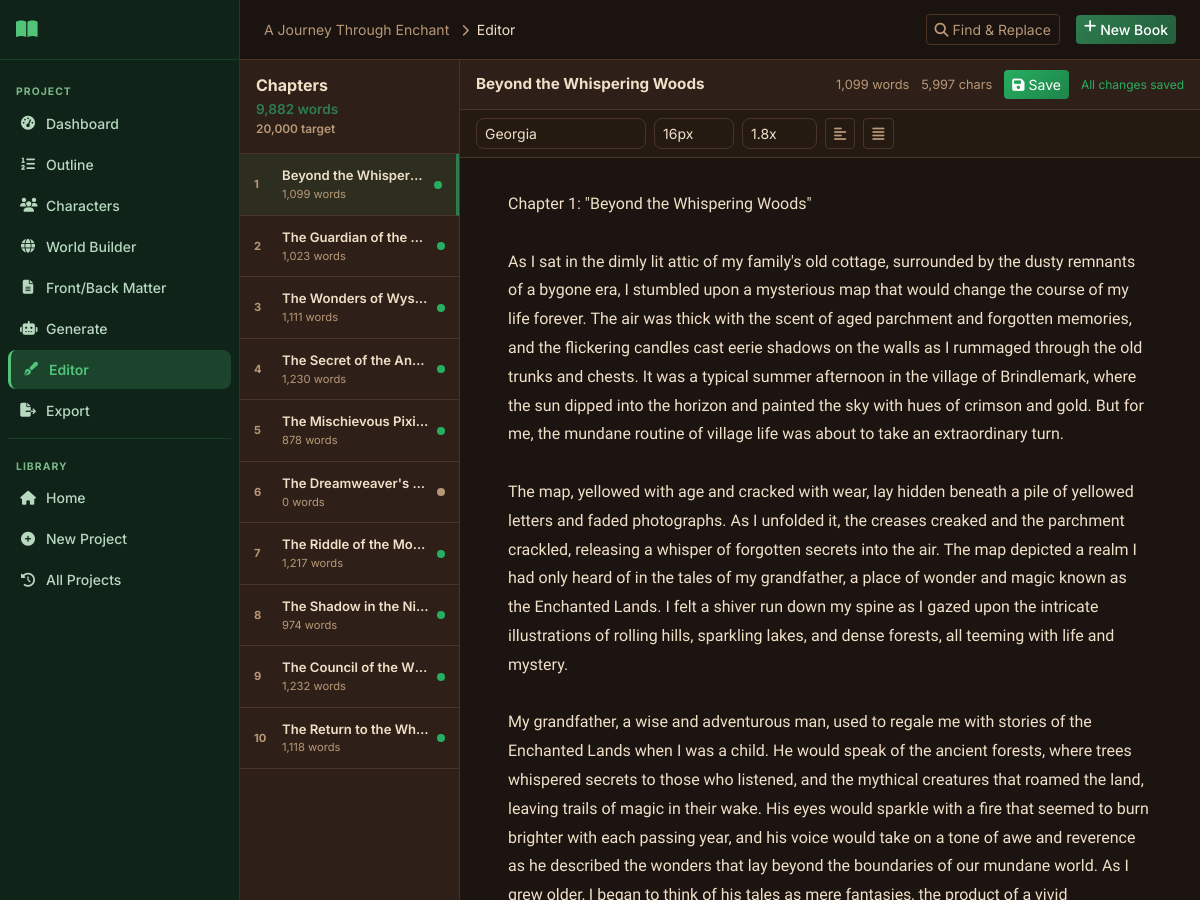
The page /project/10/editor (upper part) on the database as committed earlier.
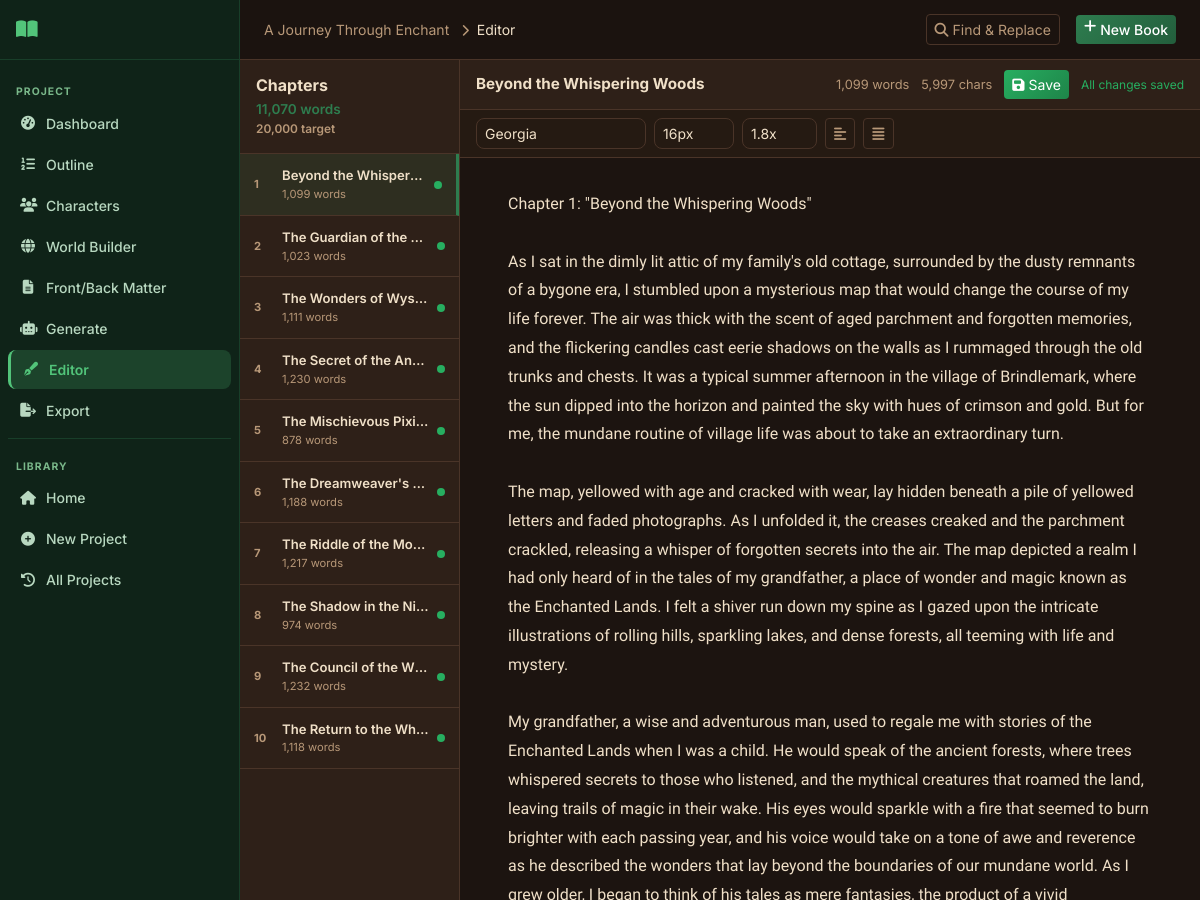
The same page on the database as committed later.
### tables this page shows
CREATE TABLE chapters (
    id INTEGER PRIMARY KEY AUTOINCREMENT,
    project_id INTEGER NOT NULL,
    chapter_number INTEGER NOT NULL,
    chapter_title TEXT DEFAULT '',
    content TEXT DEFAULT '',
    word_count INTEGER DEFAULT 0,
    summary TEXT DEFAULT '',
    status TEXT DEFAULT 'pending',
    important_events TEXT DEFAULT '',
    characters_introduced TEXT DEFAULT '',
    character_changes TEXT DEFAULT '',
    locations TEXT DEFAULT '',
    timeline_updates TEXT DEFAULT '',
    unresolved_plot_points TEXT DEFAULT '',
    created_at TIMESTAMP DEFAULT CURRENT_TIMESTAMP,
    updated_at TIMESTAMP DEFAULT CURRENT_TIMESTAMP,
    FOREIGN KEY (project_id) REFERENCES projects(id) ON DELETE CASCADE
);

### routes/editor.py (the view)
@bp.route('/project/<int:project_id>/editor')
def editor_page(project_id):
    db = get_db()
    project = db.execute('SELECT * FROM projects WHERE id = ?', (project_id,)).fetchone()
    if not project:
        return redirect(url_for('main.history'))
    chapters = db.execute(
        'SELECT * FROM chapters WHERE project_id = ? ORDER BY chapter_number', (project_id,)
    ).fetchall()
    total_words = sum(c['word_count'] for c in chapters)
    target_words = project['num_chapters'] * project['words_per_chapter']
    return render_template('editor.html', project=project, chapters=chapters,
                           total_words=total_words, target_words=target_words)

### database/__init__.py (called while the page is built)
def get_db():
    if 'db' not in g:
        db_path = current_app.config['DATABASE']
        os.makedirs(os.path.dirname(db_path), exist_ok=True)
        g.db = sqlite3.connect(db_path)
        g.db.row_factory = sqlite3.Row
        g.db.execute('PRAGMA foreign_keys = ON')
        g.db.execute('PRAGMA journal_mode = WAL')
    return g.db

### utils/helpers.py (called while the page is built)
def get_setting(db, key, default=''):
    row = db.execute('SELECT value FROM settings WHERE key = ?', (key,)).fetchone()
    return row['value'] if row else default

### templates/editor.html (shortened to what this page needs)
{% extends "base.html" %}
{% block breadcrumb %}
<a href="{{ url_for('projects.project_detail', project_id=project.id) }}" class="text-muted text-decoration-none">{{ project.title[:25] }}</a>
<i class="fas fa-chevron-right mx-2 text-muted small"></i>Editor
{% endblock %}
{% block topnav_actions %}
<button class="btn btn-outline-secondary btn-sm me-2" data-bs-toggle="modal" data-bs-target="#searchModal">
  <i class="fas fa-search me-1"></i>Find &amp; Replace
</button>
{% endblock %}
{% block content %}
<div class="editor-layout">
  <div class="editor-sidebar" id="editorSidebar">
    <div class="editor-sidebar-header">
      <h6>Chapters</h6>
      <div class="editor-wordcount">
        <span id="totalWordCount">{{ '{:,}'.format(total_words) }}</span> words
        <small class="text-muted d-block">{{ '{:,}'.format(target_words) }} target</small>
      </div>
    </div>
    <div class="editor-chapter-list">
      {% if chapters %}
      {% for ch in chapters %}
      <button class="editor-chapter-btn {% if loop.first %}active{% endif %}"
              data-chapter-id="{{ ch.id }}"
              data-chapter-num="{{ ch.chapter_number }}"
              data-chapter-title="{{ ch.chapter_title | e }}"
              id="chbtn-{{ ch.id }}">
        <div class="ec-num">{{ ch.chapter_number }}</div>
        <div class="ec-info">
          <div class="ec-title">{{ ch.chapter_title[:25] }}{% if ch.chapter_title|length > 25 %}…{% endif %}</div>
          <div class="ec-words">{{ '{:,}'.format(ch.word_count) }} words</div>
        </div>
        <div class="ec-status-dot status-{{ ch.status }}"></div>
      </button>
      {% endfor %}
      {% else %}
      <p class="text-muted small px-3 py-2">No chapters yet. Generate chapters first.</p>
      {% endif %}
    </div>
  </div>
  <div class="editor-main">
    {% if chapters %}
    <div class="editor-toolbar">
      <div class="editor-chapter-title" id="editorChapterTitle">
        {{ chapters[0].chapter_title if chapters else 'Select a chapter' }}
      </div>
      <div class="editor-toolbar-right">
        <span class="editor-wc" id="editorWordCount">{{ chapters[0].word_count if chapters else 0 }} words</span>
        <span class="editor-cc" id="editorCharCount">0 chars</span>
        <button class="btn btn-success btn-sm" id="saveBtn" onclick="saveCurrentChapter()">
          <i class="fas fa-save me-1"></i>Save
        </button>
        <span class="autosave-indicator" id="autosaveIndicator">All changes saved</span>
      </div>
    </div>
    <div class="editor-format-bar">
      <select id="fontFamily" class="form-select form-select-sm" style="width:auto" onchange="applyFont()">
        <option value="Georgia">Georgia</option>
      </select>
      <select id="fontSize" class="form-select form-select-sm" style="width:auto" onchange="applyFontSize()">
        <option value="16" selected>16px</option>
      </select>
      <select id="lineHeight" class="form-select form-select-sm" style="width:auto" onchange="applyLineHeight()">
        <option value="1.8" selected>1.8x</option>
      </select>
      <button class="btn btn-sm btn-outline-secondary" onclick="document.getElementById('editorArea').style.textAlign='left'">
        <i class="fas fa-align-left"></i>
      </button>
      <button class="btn btn-sm btn-outline-secondary" onclick="document.getElementById('editorArea').style.textAlign='justify'">
        <i class="fas fa-align-justify"></i>
      </button>
    </div>
    <div class="editor-content-wrap">
      <textarea id="editorArea" class="editor-textarea"
                oninput="onEditorInput()"
                spellcheck="true">{{ chapters[0].content if chapters else '' }}</textarea>
    </div>
    {% endif %}
  </div>
</div>
{% endblock %}

Rows that differ between the two databases and show on the page:
changed chapters "The Dreamweaver's…": word_count "0" → "1,188"; status "pending" → "generated" (drawn)
Other text that changed with them:
{{ '{:,}'.format(total_words) }}: "9,882" → "11,070"
